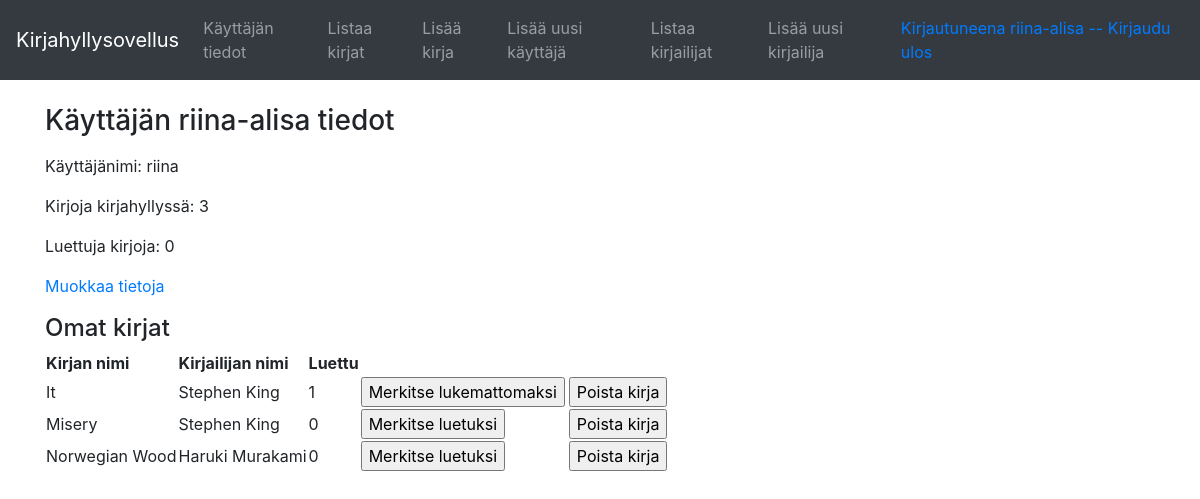
The page /auth/info/ (signed in) on the database its author committed.
### application/auth/models.py (models this page shows, shortened)
class User(Base):
    __tablename__ = "account"
    name = db.Column(db.String(30), nullable=False)
    username = db.Column(db.String(30), nullable=False)
    password = db.Column(db.String(30), nullable=False)
    mybooks = db.relationship("Book", secondary=users_books,
        backref=db.backref('mybooks', lazy='dynamic'))
    @staticmethod
    def count_all_books(userid):
        stmt = text("SELECT COUNT(users_books.book_id) FROM users_books WHERE user_id = :userid").params(userid=userid)
        res = db.engine.execute(stmt)
        return res.fetchone()[0]
    @staticmethod
    def count_read_books(userid):
        stmt = text("SELECT COUNT(users_books.book_id) FROM users_books WHERE user_id =  :userid AND read = \"true\"").params(userid=userid)
        res = db.engine.execute(stmt)
        return res.fetchone()[0]

### tables this page shows
CREATE TABLE users_books (
	book_id INTEGER, 
	user_id INTEGER, 
	read BOOLEAN NOT NULL, 
	FOREIGN KEY(book_id) REFERENCES book (id), 
	FOREIGN KEY(user_id) REFERENCES account (id), 
	CHECK (read IN (0, 1))
);

### application/books/models.py (models this page shows, shortened)
class Book(Base):
    name = db.Column(db.String(144), nullable=False)

### application/authors/models.py (models this page shows, shortened)
class Author(Base):
    __tablename__ = "author"
    firstname = db.Column(db.String(30), nullable=False)
    lastname = db.Column(db.String(30), nullable=False)
    books = db.relationship("Book", secondary=authors_books,
        backref=db.backref('books', lazy='dynamic'))

### application/auth/views.py (the view)
@app.route("/auth/info/", methods=["GET"])
@login_required
def auth_info():
    stmt = text(
        "SELECT ub.book_id, ub.user_id, author.firstname, author.lastname, ub.read, b.name "
        "FROM users_books ub JOIN book b ON b.id=ub.book_id, authors_books ab "
        "JOIN author ON author.id=ab.author_id WHERE ub.user_id=:user_id AND ab.book_id=ub.book_id").params(
        user_id=current_user.id)
    bookslist = db.engine.execute(stmt)
    db.session().commit()
    return render_template("auth/userinfo.html", user=current_user, books=bookslist,
                           all_books=current_user.count_all_books(current_user.id),
                           read_books=current_user.count_read_books(current_user.id))

### application/__init__.py (called while the page is built)
@login_manager.user_loader
def load_user(user_id):
    return User.query.get(user_id)

### application/templates/auth/userinfo.html (shortened to what this page needs)
{% extends "layout.html" %}
{% block body %}
<form method="GET" action="{{ url_for('auth_info') }}">
    <h3>Käyttäjän {{ user.name }} tiedot</h3>
    <p>Käyttäjänimi: {{ user.username }}</p>
    {% if all_books is defined %}
    <p>Kirjoja kirjahyllyssä: {{ all_books }}</p>
    {% endif %}
    {% if read_books is defined %}
    <p>Luettuja kirjoja: {{ read_books }}</p>
    {% endif %}
    <a href="{{ url_for('auth_edit_form') }}" class="button">Muokkaa tietoja</a>
    <h4>Omat kirjat</h4>
    <table>
        <tr>
            <th>Kirjan nimi</th>
            <th>Kirjailijan nimi</th>
            <th>Luettu</th>
        </tr>
        {% for book in books %}
        <tr>
            <td>{{ book.name }}</td>
            <td>{{ book.firstname }} {{ book.lastname }}</td>
            <td>{{ book.read }}</td>
            <td>
                {% if book.read == False %}
                <form method="POST" action="{{ url_for('books_set_read_or_delete', username=user.username, book_id=book.book_id) }}">
                    <input type="submit" name="btn" value="Merkitse luetuksi"/>
                </form>
                {% endif %}
                {% if book.read == True %}
                <form method="POST" action="{{ url_for('books_set_read_or_delete', username=user.username, book_id=book.book_id) }}">
                    <input type="submit" name="btn" value="Merkitse lukemattomaksi"/>
                </form>
                {% endif %}
            </td>
            <td>
            </td>
            <td>
                <form method="POST" action="{{ url_for('books_set_read_or_delete', username=user.username, book_id=book.book_id) }}">
                    <input type="submit" name="btn" value="Poista kirja"/>
                </form>
            </td>
        </tr>
        {% endfor %}
    </table>
</form>
{% endblock %}

### application/templates/layout.html (shortened to what this page needs)
<!DOCTYPE html>
<html>
  <head>
    <link rel="stylesheet" href="https://maxcdn.bootstrapcdn.com/bootstrap/4.0.0/css/bootstrap.min.css"
>
  </head>
  <body>
    <nav class="navbar navbar-expand-md navbar-dark bg-dark mb-4">
      <a class="navbar-brand" href="#">Kirjahyllysovellus</a>
      <div class="collapse navbar-collapse" id="navbarCollapse">
        <ul class="navbar-nav mr-auto">
          <li class="nav-item">
            <a class="nav-link" href="{{ url_for('auth_info', username=current_user.username) }}">Käyttäjän tiedot</a>
          </li>
          <li class="nav-item">
            <a class="nav-link" href="{{ url_for('books_index') }}">Listaa kirjat</a>
          </li>
          <li class="nav-item">
            <a class="nav-link" href="{{ url_for('books_form') }}">Lisää kirja</a>
          </li>
          <li class="nav-item">
            <a class="nav-link"  href="{{ url_for('auth_form') }}">Lisää uusi käyttäjä</a>
          </li>
          <li class="nav-item">
            <a class="nav-link"  href="{{ url_for('authors_index') }}">Listaa kirjailijat</a>
          </li>
          <li class="nav-item">
            <a class="nav-link"  href="{{ url_for('authors_form') }}">Lisää uusi kirjailija</a>
          </li>
        </ul>
        <div class="form-inline mt-2 mt-md-0">
          {% if current_user.is_authenticated %}
          <a href="{{url_for('auth_logout') }}">Kirjautuneena {{ current_user.name }} -- Kirjaudu ulos</a>
          {% else %}
          <a href="{{ url_for('auth_login') }}">Kirjaudu sisään</a>
          {% endif %}
        </div>
      </div>
    </nav>
    <main role="main" class="container">
      {% block body %}{% endblock %}
    </main>
  </body>
</html>

### rows shown on the page
User: name "riina-alisa", username "riina"
users_books: name "It", firstname "Stephen", lastname "King", read "1"
users_books: name "Misery", firstname "Stephen", lastname "King", read "0"
users_books: name "Norwegian Wood", firstname "Haruki", lastname "Murakami", read "0"

### other values the page prints
{{ all_books }} "3"
{{ read_books }} "0"
